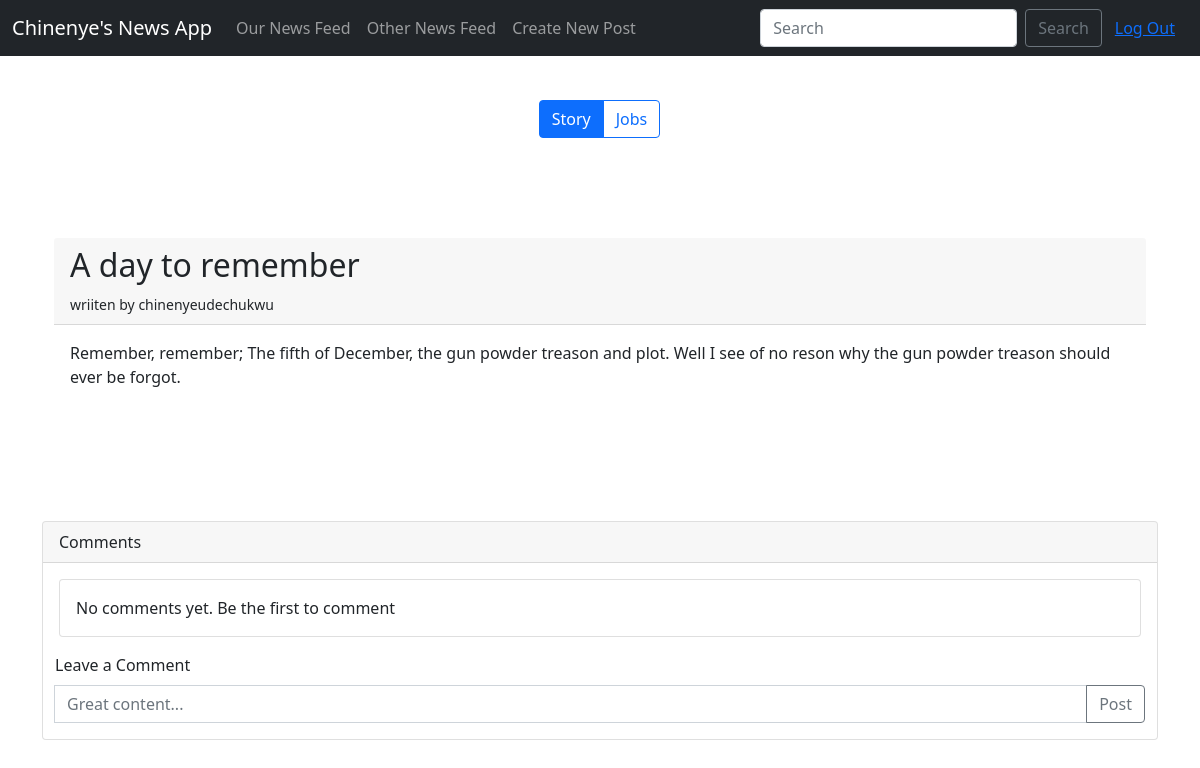
/2 (signed in), run on an earlier commit of the app's database.
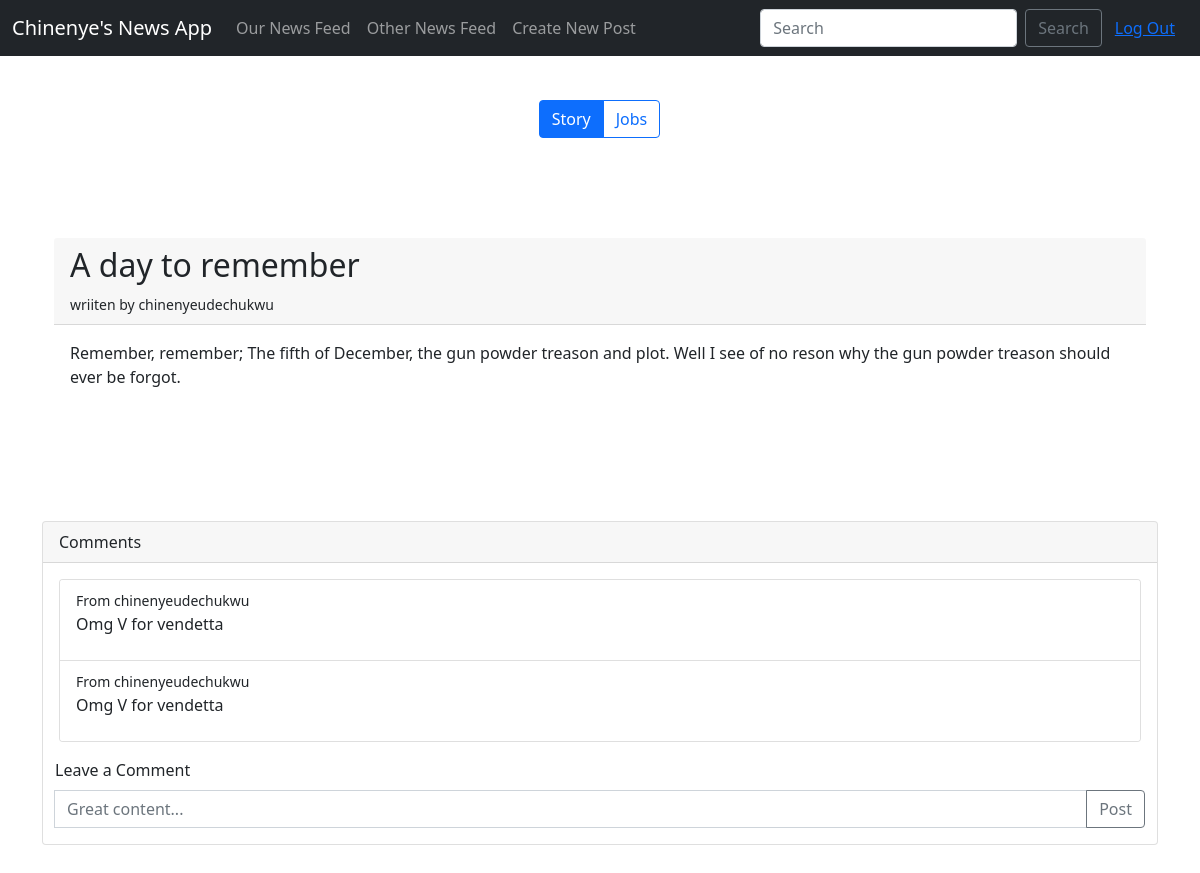
And on a later commit of the database.
### newsapi/models.py (models this page shows, shortened)
class OurNews(models.Model):
    by = models.ForeignKey(User, verbose_name=_("Author"), on_delete=models.CASCADE)
    score = models.IntegerField(_("News Score"))
    time_created = models.DateTimeField(_("time created"), auto_now=True)
    title = models.CharField(_("article title"), max_length=50)
    type = models.CharField(_("article type"), max_length=10, choices=ARTICLE_CHOICES, default="story")
    content = models.CharField(_("article content"), max_length=1000)

class Comments(models.Model):
    type = models.CharField(_("article type"), max_length=10, choices=ARTICLE_CHOICES, default="comment")
    by = models.ForeignKey(User, verbose_name=_("Author"), on_delete=models.CASCADE)
    time = models.DateTimeField(_("Time Created"), auto_now=True)
    parent = models.ForeignKey(OurNews, verbose_name=_("Article"), on_delete=models.CASCADE)
    text = models.CharField(_("Comment"), max_length=250)

### newsapi/views.py (the view)
# urls.py: path("<int:news_id>", views.our_news_details, name="our_news_details"),
@login_required
def our_news_details(request, news_id):
    our_news = get_object_or_404(OurNews, id=news_id)
    comments = Comments.objects.filter(parent=our_news).order_by('time')
    return render(request, 'newsapi/our_news_details.html', {'news': our_news, "comments": comments})

### newsapi/templates/newsapi/our_news_details.html (shortened to what this page needs)
{% extends 'base.html' %}
{% load static %}
{% block content %}
    <div class="container" style="margin-top: 100px;">
        <div class="card-header">
            <h2>{{news.title}}</h2>
        <small> wriiten by {{news.by}}</small>
        </div>
        <div class="card-body">
         <p>{{news.content}}</p>
         </div>
    </div>
    <div class="card" style="margin-top: 100px; margin-bottom: 100px;">
        <div class="card-header">
            Comments
        </div>
        <div class="card-body">
            <div class="card" >
                {% if comments %}
                <ul class="list-group list-group-flush">
                    {% for comment in comments %}
                        <li class="list-group-item">
                            <small>From {{comment.by}}</small>
                            <p>{{comment.text}}</p>
                        </li>
                    {% endfor %}
                </ul>
                {% else %}
                <div class="card-body">
                    <p class="card-text"> No comments yet. Be the first to comment</p>
                </div>
                {% endif %}
              </div>
        </div>
        <div class="container">
            <form method="post" action="" id="form-comment">
                <label for="exampleFormControlInput1" class="form-label" >Leave a Comment</label>
                <div class="mb-3 input-group">
                    <input type="text" class="form-control" id="comment_text" placeholder="Great content...">
                    <button class="btn btn-outline-secondary" type="submit" id="comment-btn">Post</button>
                </div>
            </form>
        </div>
{% endblock %}

### newsapi/templates/base.html (shortened to what this page needs)
<!DOCTYPE html>
{% load static %}
<html lang="en">
<head>
    <link href="https://cdn.jsdelivr.net/npm/bootstrap@5.0.2/dist/css/bootstrap.min.css" rel="stylesheet">
</head>
<body>
    <nav class="navbar fixed-top navbar-expand-lg navbar-dark bg-dark" >
        <div class="container-fluid">
          <a class="navbar-brand" href="#">Chinenye's News App</a>
          <div class="collapse navbar-collapse" id="navbarText">
            <ul class="navbar-nav me-auto mb-2 mb-lg-0">
              <li class="nav-item">
                <a class="nav-link " aria-current="page" href="{% url 'home' %}">Our News Feed</a>
              </li>
              <li class="nav-item">
                <a class="nav-link " aria-current="page" href="{% url 'other_news' %}">Other News Feed</a>
              </li>
              <li class="nav-item">
                <a class="nav-link" href="{% url 'create' %}">Create New Post</a>
              </li>
            </ul>
            <form class="d-flex" method="post" action="{% url 'search' %}" role="search">
              <input class="form-control me-2" type="search" placeholder="Search" name="search-bar" aria-label="Search">
              <button class="btn btn-outline-secondary" type="submit">Search</button>
            </form>
            <div class="d-grid gap-2 d-md-flex justify-content-md-end">
              <a  href="{% url 'logout_user' %}"><button type="button" class="btn btn-link" >Log Out </button></a>
            </div>
          </div>
        </div>
      </nav>
      <div class="container text-center justify-content-md-center" style="margin-top: 100px;">
        <div class="btn-group" role="group" aria-label="Basic radio toggle button group">
          <a href="{% url 'catergory' 'story' %}" class="btn btn-outline-primary">Story</a>
          <a href="{% url 'catergory' 'job' %}" class="btn btn-outline-primary">Jobs</a>
        </div>
      </div>
      <div class="container-sm">
        {% block content %}
        {% endblock %}
    </div>
</body>
</html>

What changed in the data, as far as the page shows it:
added Comments: by "chinenyeudechukwu", text "Omg V for vendetta"
added Comments: by "chinenyeudechukwu", text "Omg V for vendetta"
Also different on the page:
text no longer shown: "No comments yet. Be the first to comment"
